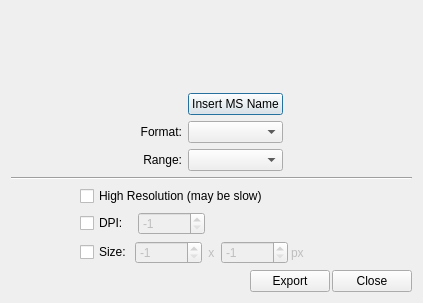
<?xml version="1.0" encoding="UTF-8"?>
<ui version="4.0">
 <class>ExportTab</class>
 <widget class="QDialog" name="ExportTab">
  <property name="geometry">
   <rect>
    <x>0</x>
    <y>0</y>
    <width>423</width>
    <height>303</height>
   </rect>
  </property>
  <property name="maximumSize">
   <size>
    <width>16777215</width>
    <height>16777215</height>
   </size>
  </property>
  <property name="windowTitle">
   <string>PlotMS Export Tab</string>
  </property>
  <layout class="QVBoxLayout" name="verticalLayout_2">
   <item>
    <widget class="QFrame" name="fileFrame">
     <property name="frameShape">
      <enum>QFrame::NoFrame</enum>
     </property>
     <property name="frameShadow">
      <enum>QFrame::Raised</enum>
     </property>
    </widget>
   </item>
   <item>
    <layout class="QHBoxLayout" name="horizontalLayout">
     <item>
      <spacer>
       <property name="orientation">
        <enum>Qt::Horizontal</enum>
       </property>
       <property name="sizeHint" stdset="0">
        <size>
         <width>28</width>
         <height>20</height>
        </size>
       </property>
      </spacer>
     </item>
     <item>
      <layout class="QGridLayout" name="gridLayout">
       <item row="2" column="0">
        <widget class="QLabel" name="rangeLabel">
         <property name="text">
          <string>Range:</string>
         </property>
         <property name="alignment">
          <set>Qt::AlignRight|Qt::AlignTrailing|Qt::AlignVCenter</set>
         </property>
        </widget>
       </item>
       <item row="2" column="1">
        <widget class="QComboBox" name="exportRangeCombo">
         <property name="toolTip">
          <string>Select whether to export the current page or for iteration plots whether to export all pages.</string>
         </property>
        </widget>
       </item>
       <item row="1" column="1">
        <widget class="QComboBox" name="format">
         <property name="sizePolicy">
          <sizepolicy hsizetype="MinimumExpanding" vsizetype="Fixed">
           <horstretch>0</horstretch>
           <verstretch>0</verstretch>
          </sizepolicy>
         </property>
         <property name="toolTip">
          <string>Select the export format.</string>
         </property>
        </widget>
       </item>
       <item row="1" column="0">
        <widget class="QLabel" name="formatLabel">
         <property name="text">
          <string>Format:</string>
         </property>
         <property name="alignment">
          <set>Qt::AlignRight|Qt::AlignTrailing|Qt::AlignVCenter</set>
         </property>
        </widget>
       </item>
       <item row="0" column="1">
        <widget class="QPushButton" name="msNamesButton">
         <property name="toolTip">
          <string>Use MS name for export filename</string>
         </property>
         <property name="text">
          <string>Insert MS Name</string>
         </property>
        </widget>
       </item>
      </layout>
     </item>
     <item>
      <spacer name="horizontalSpacer">
       <property name="orientation">
        <enum>Qt::Horizontal</enum>
       </property>
       <property name="sizeHint" stdset="0">
        <size>
         <width>40</width>
         <height>20</height>
        </size>
       </property>
      </spacer>
     </item>
    </layout>
   </item>
   <item>
    <widget class="Line" name="line">
     <property name="orientation">
      <enum>Qt::Horizontal</enum>
     </property>
    </widget>
   </item>
   <item>
    <layout class="QHBoxLayout" name="horizontalLayout_2">
     <item>
      <spacer name="horizontalSpacer_2">
       <property name="orientation">
        <enum>Qt::Horizontal</enum>
       </property>
       <property name="sizeHint" stdset="0">
        <size>
         <width>40</width>
         <height>20</height>
        </size>
       </property>
      </spacer>
     </item>
     <item>
      <layout class="QVBoxLayout" name="verticalLayout">
       <item>
        <widget class="QCheckBox" name="highRes">
         <property name="text">
          <string>High Resolution (may be slow)</string>
         </property>
        </widget>
       </item>
       <item>
        <widget class="QFrame" name="dpiFrame">
         <property name="frameShape">
          <enum>QFrame::NoFrame</enum>
         </property>
         <property name="frameShadow">
          <enum>QFrame::Raised</enum>
         </property>
         <layout class="QHBoxLayout">
          <property name="spacing">
           <number>3</number>
          </property>
          <property name="margin">
           <number>0</number>
          </property>
          <item>
           <widget class="QCheckBox" name="dpi">
            <property name="text">
             <string>DPI:  </string>
            </property>
           </widget>
          </item>
          <item>
           <widget class="QSpinBox" name="dpiSpinner">
            <property name="enabled">
             <bool>false</bool>
            </property>
            <property name="minimum">
             <number>-1</number>
            </property>
            <property name="maximum">
             <number>999999</number>
            </property>
            <property name="value">
             <number>-1</number>
            </property>
           </widget>
          </item>
          <item>
           <spacer>
            <property name="orientation">
             <enum>Qt::Horizontal</enum>
            </property>
            <property name="sizeHint" stdset="0">
             <size>
              <width>40</width>
              <height>20</height>
             </size>
            </property>
           </spacer>
          </item>
         </layout>
        </widget>
       </item>
       <item>
        <widget class="QFrame" name="sizeFrame">
         <property name="frameShape">
          <enum>QFrame::NoFrame</enum>
         </property>
         <property name="frameShadow">
          <enum>QFrame::Raised</enum>
         </property>
         <layout class="QHBoxLayout">
          <property name="spacing">
           <number>3</number>
          </property>
          <property name="margin">
           <number>0</number>
          </property>
          <item>
           <widget class="QCheckBox" name="size">
            <property name="text">
             <string>Size:</string>
            </property>
           </widget>
          </item>
          <item>
           <widget class="QSpinBox" name="sizeSpinner1">
            <property name="enabled">
             <bool>false</bool>
            </property>
            <property name="minimum">
             <number>-1</number>
            </property>
            <property name="maximum">
             <number>999999</number>
            </property>
            <property name="value">
             <number>-1</number>
            </property>
           </widget>
          </item>
          <item>
           <widget class="QLabel" name="sizeLabel1">
            <property name="enabled">
             <bool>false</bool>
            </property>
            <property name="text">
             <string> x </string>
            </property>
           </widget>
          </item>
          <item>
           <widget class="QSpinBox" name="sizeSpinner2">
            <property name="enabled">
             <bool>false</bool>
            </property>
            <property name="minimum">
             <number>-1</number>
            </property>
            <property name="maximum">
             <number>999999</number>
            </property>
            <property name="value">
             <number>-1</number>
            </property>
           </widget>
          </item>
          <item>
           <widget class="QLabel" name="sizeLabel2">
            <property name="enabled">
             <bool>false</bool>
            </property>
            <property name="text">
             <string>px</string>
            </property>
           </widget>
          </item>
          <item>
           <spacer>
            <property name="orientation">
             <enum>Qt::Horizontal</enum>
            </property>
            <property name="sizeHint" stdset="0">
             <size>
              <width>40</width>
              <height>20</height>
             </size>
            </property>
           </spacer>
          </item>
         </layout>
        </widget>
       </item>
      </layout>
     </item>
     <item>
      <spacer name="horizontalSpacer_3">
       <property name="orientation">
        <enum>Qt::Horizontal</enum>
       </property>
       <property name="sizeHint" stdset="0">
        <size>
         <width>40</width>
         <height>20</height>
        </size>
       </property>
      </spacer>
     </item>
    </layout>
   </item>
   <item>
    <layout class="QHBoxLayout">
     <property name="spacing">
      <number>2</number>
     </property>
     <item>
      <spacer>
       <property name="orientation">
        <enum>Qt::Horizontal</enum>
       </property>
       <property name="sizeHint" stdset="0">
        <size>
         <width>40</width>
         <height>20</height>
        </size>
       </property>
      </spacer>
     </item>
     <item>
      <widget class="QPushButton" name="exportButton">
       <property name="toolTip">
        <string>Click to export.</string>
       </property>
       <property name="text">
        <string>Export</string>
       </property>
      </widget>
     </item>
     <item>
      <widget class="QPushButton" name="cancelButton">
       <property name="toolTip">
        <string>Close this dialog.</string>
       </property>
       <property name="text">
        <string>Close</string>
       </property>
      </widget>
     </item>
    </layout>
   </item>
  </layout>
 </widget>
 <resources/>
 <connections/>
</ui>
